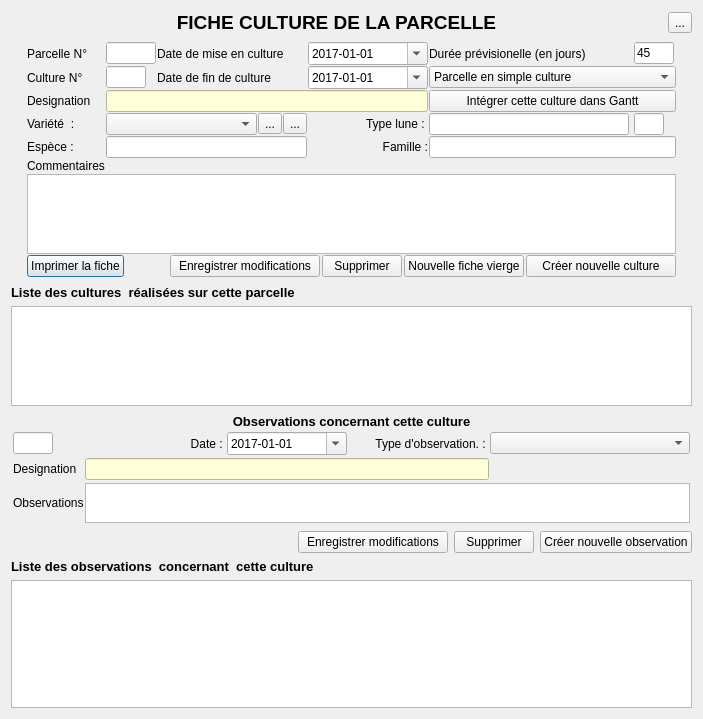
<?xml version="1.0" encoding="UTF-8"?>
<ui version="4.0">
 <class>Cultures</class>
 <widget class="QDialog" name="Cultures">
  <property name="geometry">
   <rect>
    <x>0</x>
    <y>0</y>
    <width>703</width>
    <height>719</height>
   </rect>
  </property>
  <property name="minimumSize">
   <size>
    <width>700</width>
    <height>600</height>
   </size>
  </property>
  <property name="maximumSize">
   <size>
    <width>750</width>
    <height>1000</height>
   </size>
  </property>
  <property name="windowTitle">
   <string>FICHE CULTURE</string>
  </property>
  <property name="windowIcon">
   <iconset resource="../openjardin.qrc">
    <normaloff>:/images/icones/champ.png</normaloff>:/images/icones/champ.png</iconset>
  </property>
  <property name="autoFillBackground">
   <bool>true</bool>
  </property>
  <layout class="QHBoxLayout" name="horizontalLayout_8">
   <item>
    <layout class="QVBoxLayout" name="verticalLayout">
     <item>
      <layout class="QHBoxLayout" name="horizontalLayout_3">
       <item>
        <widget class="QLabel" name="label_9">
         <property name="font">
          <font>
           <pointsize>14</pointsize>
           <weight>75</weight>
           <bold>true</bold>
          </font>
         </property>
         <property name="text">
          <string>FICHE CULTURE DE LA PARCELLE</string>
         </property>
         <property name="alignment">
          <set>Qt::AlignCenter</set>
         </property>
        </widget>
       </item>
       <item>
        <widget class="QToolButton" name="toolButton">
         <property name="text">
          <string>...</string>
         </property>
         <property name="icon">
          <iconset resource="../openjardin.qrc">
           <normaloff>:/images/icones/quitter.png</normaloff>:/images/icones/quitter.png</iconset>
         </property>
         <property name="iconSize">
          <size>
           <width>24</width>
           <height>24</height>
          </size>
         </property>
        </widget>
       </item>
      </layout>
     </item>
     <item>
      <layout class="QVBoxLayout" name="verticalLayout_5">
       <item>
        <widget class="QFrame" name="frame_3">
         <property name="frameShape">
          <enum>QFrame::NoFrame</enum>
         </property>
         <property name="frameShadow">
          <enum>QFrame::Raised</enum>
         </property>
         <property name="lineWidth">
          <number>2</number>
         </property>
         <layout class="QHBoxLayout" name="horizontalLayout_6">
          <property name="spacing">
           <number>2</number>
          </property>
          <property name="leftMargin">
           <number>2</number>
          </property>
          <property name="topMargin">
           <number>2</number>
          </property>
          <property name="rightMargin">
           <number>2</number>
          </property>
          <property name="bottomMargin">
           <number>2</number>
          </property>
          <item>
           <layout class="QGridLayout" name="gridLayout">
            <property name="spacing">
             <number>1</number>
            </property>
            <item row="4" column="3">
             <widget class="QLabel" name="label_7">
              <property name="maximumSize">
               <size>
                <width>120</width>
                <height>30</height>
               </size>
              </property>
              <property name="text">
               <string>Type lune : </string>
              </property>
              <property name="alignment">
               <set>Qt::AlignRight|Qt::AlignTrailing|Qt::AlignVCenter</set>
              </property>
             </widget>
            </item>
            <item row="1" column="2">
             <widget class="QLabel" name="label_3">
              <property name="text">
               <string>Date de fin de culture</string>
              </property>
             </widget>
            </item>
            <item row="1" column="0">
             <widget class="QLabel" name="label_10">
              <property name="text">
               <string>Culture N°</string>
              </property>
             </widget>
            </item>
            <item row="1" column="3">
             <widget class="QDateEdit" name="dateEdit_fin_culture">
              <property name="maximumSize">
               <size>
                <width>120</width>
                <height>16777215</height>
               </size>
              </property>
              <property name="inputMethodHints">
               <set>Qt::ImhFormattedNumbersOnly</set>
              </property>
              <property name="dateTime">
               <datetime>
                <hour>0</hour>
                <minute>0</minute>
                <second>0</second>
                <year>2017</year>
                <month>1</month>
                <day>1</day>
               </datetime>
              </property>
              <property name="displayFormat">
               <string>yyyy-MM-dd</string>
              </property>
              <property name="calendarPopup">
               <bool>true</bool>
              </property>
             </widget>
            </item>
            <item row="4" column="1" colspan="2">
             <layout class="QHBoxLayout" name="horizontalLayout_7">
              <item>
               <layout class="QHBoxLayout" name="horizontalLayout_5">
                <item>
                 <widget class="QComboBox" name="comboBox_plante"/>
                </item>
                <item>
                 <widget class="QToolButton" name="toolButton_FichePlantes">
                  <property name="toolTip">
                   <string>Visualiser la fiche de la variété</string>
                  </property>
                  <property name="text">
                   <string>...</string>
                  </property>
                  <property name="icon">
                   <iconset resource="../openjardin.qrc">
                    <normaloff>:/images/variete.png</normaloff>:/images/variete.png</iconset>
                  </property>
                  <property name="iconSize">
                   <size>
                    <width>20</width>
                    <height>20</height>
                   </size>
                  </property>
                 </widget>
                </item>
               </layout>
              </item>
              <item>
               <widget class="QToolButton" name="toolButton_NouvellePlante">
                <property name="toolTip">
                 <string>Ajouter une nouvelle variété</string>
                </property>
                <property name="text">
                 <string>...</string>
                </property>
                <property name="icon">
                 <iconset resource="../openjardin.qrc">
                  <normaloff>:/images/add_48.png</normaloff>:/images/add_48.png</iconset>
                </property>
                <property name="iconSize">
                 <size>
                  <width>20</width>
                  <height>20</height>
                 </size>
                </property>
               </widget>
              </item>
             </layout>
            </item>
            <item row="10" column="0" colspan="6">
             <widget class="QPlainTextEdit" name="plainTextEdit_commentaires">
              <property name="minimumSize">
               <size>
                <width>0</width>
                <height>80</height>
               </size>
              </property>
              <property name="maximumSize">
               <size>
                <width>16777215</width>
                <height>100</height>
               </size>
              </property>
             </widget>
            </item>
            <item row="11" column="0" colspan="6">
             <layout class="QHBoxLayout" name="horizontalLayout">
              <property name="spacing">
               <number>2</number>
              </property>
              <item>
               <widget class="QPushButton" name="pushButton_print_fiche">
                <property name="text">
                 <string>Imprimer la fiche</string>
                </property>
               </widget>
              </item>
              <item>
               <spacer name="horizontalSpacer">
                <property name="orientation">
                 <enum>Qt::Horizontal</enum>
                </property>
                <property name="sizeHint" stdset="0">
                 <size>
                  <width>40</width>
                  <height>20</height>
                 </size>
                </property>
               </spacer>
              </item>
              <item>
               <widget class="QPushButton" name="pushButton_modifier">
                <property name="minimumSize">
                 <size>
                  <width>150</width>
                  <height>0</height>
                 </size>
                </property>
                <property name="maximumSize">
                 <size>
                  <width>200</width>
                  <height>16777215</height>
                 </size>
                </property>
                <property name="text">
                 <string>Enregistrer modifications</string>
                </property>
               </widget>
              </item>
              <item>
               <widget class="QPushButton" name="pushButton_supprimer_culture">
                <property name="text">
                 <string>Supprimer</string>
                </property>
               </widget>
              </item>
              <item>
               <widget class="QPushButton" name="pushButton_nouvelleOperation">
                <property name="text">
                 <string>Nouvelle fiche vierge</string>
                </property>
               </widget>
              </item>
              <item>
               <widget class="QPushButton" name="pushButton_validerData">
                <property name="minimumSize">
                 <size>
                  <width>150</width>
                  <height>0</height>
                 </size>
                </property>
                <property name="maximumSize">
                 <size>
                  <width>200</width>
                  <height>16777215</height>
                 </size>
                </property>
                <property name="text">
                 <string>Créer nouvelle culture</string>
                </property>
               </widget>
              </item>
             </layout>
            </item>
            <item row="7" column="4" colspan="2">
             <widget class="QLineEdit" name="lineEdit_Fiche_culture_famille">
              <property name="readOnly">
               <bool>true</bool>
              </property>
             </widget>
            </item>
            <item row="0" column="5">
             <widget class="QLineEdit" name="lineEdit_duree">
              <property name="maximumSize">
               <size>
                <width>40</width>
                <height>16777215</height>
               </size>
              </property>
              <property name="text">
               <string>45</string>
              </property>
             </widget>
            </item>
            <item row="2" column="1" colspan="3">
             <widget class="QLineEdit" name="lineEditDesignation">
              <property name="styleSheet">
               <string notr="true">background-color: rgb(255, 255, 217);</string>
              </property>
             </widget>
            </item>
            <item row="7" column="1" colspan="2">
             <widget class="QLineEdit" name="lineEdit_Fiche_culture_espece">
              <property name="readOnly">
               <bool>true</bool>
              </property>
             </widget>
            </item>
            <item row="0" column="2">
             <widget class="QLabel" name="label_4">
              <property name="maximumSize">
               <size>
                <width>150</width>
                <height>16777215</height>
               </size>
              </property>
              <property name="text">
               <string>Date de mise en culture </string>
              </property>
             </widget>
            </item>
            <item row="1" column="1">
             <widget class="QLineEdit" name="lineEdit_id_cultures">
              <property name="maximumSize">
               <size>
                <width>40</width>
                <height>16777215</height>
               </size>
              </property>
              <property name="readOnly">
               <bool>true</bool>
              </property>
             </widget>
            </item>
            <item row="4" column="5">
             <widget class="QLineEdit" name="lineEditTypeLune">
              <property name="maximumSize">
               <size>
                <width>30</width>
                <height>16777215</height>
               </size>
              </property>
              <property name="acceptDrops">
               <bool>false</bool>
              </property>
              <property name="readOnly">
               <bool>true</bool>
              </property>
             </widget>
            </item>
            <item row="4" column="4">
             <widget class="QLineEdit" name="lineEditDesign_Lune">
              <property name="maximumSize">
               <size>
                <width>200</width>
                <height>16777215</height>
               </size>
              </property>
              <property name="readOnly">
               <bool>true</bool>
              </property>
             </widget>
            </item>
            <item row="9" column="0">
             <widget class="QLabel" name="label_16">
              <property name="maximumSize">
               <size>
                <width>16777215</width>
                <height>20</height>
               </size>
              </property>
              <property name="text">
               <string>Commentaires</string>
              </property>
             </widget>
            </item>
            <item row="2" column="0">
             <widget class="QLabel" name="label_2">
              <property name="text">
               <string>Designation</string>
              </property>
             </widget>
            </item>
            <item row="0" column="1">
             <widget class="QLineEdit" name="lineEditIdParcelle">
              <property name="maximumSize">
               <size>
                <width>50</width>
                <height>16777215</height>
               </size>
              </property>
              <property name="dragEnabled">
               <bool>false</bool>
              </property>
              <property name="readOnly">
               <bool>true</bool>
              </property>
             </widget>
            </item>
            <item row="0" column="4">
             <widget class="QLabel" name="label_17">
              <property name="maximumSize">
               <size>
                <width>180</width>
                <height>16777215</height>
               </size>
              </property>
              <property name="text">
               <string>Durée prévisionelle (en jours)</string>
              </property>
             </widget>
            </item>
            <item row="7" column="0">
             <widget class="QLabel" name="label_18">
              <property name="text">
               <string>Espèce :</string>
              </property>
             </widget>
            </item>
            <item row="0" column="0">
             <widget class="QLabel" name="label">
              <property name="maximumSize">
               <size>
                <width>70</width>
                <height>16777215</height>
               </size>
              </property>
              <property name="text">
               <string>Parcelle N°</string>
              </property>
             </widget>
            </item>
            <item row="7" column="3">
             <widget class="QLabel" name="label_19">
              <property name="text">
               <string>Famille :</string>
              </property>
              <property name="alignment">
               <set>Qt::AlignRight|Qt::AlignTrailing|Qt::AlignVCenter</set>
              </property>
             </widget>
            </item>
            <item row="1" column="4" colspan="2">
             <widget class="QComboBox" name="comboBox_etat_culture">
              <item>
               <property name="text">
                <string>Parcelle en simple culture </string>
               </property>
              </item>
              <item>
               <property name="text">
                <string>Parcelle en double culture (ligne haute)</string>
               </property>
              </item>
              <item>
               <property name="text">
                <string>Parcelle en double culture (ligne basse)</string>
               </property>
              </item>
              <item>
               <property name="text">
                <string>Parcelle en attente</string>
               </property>
              </item>
             </widget>
            </item>
            <item row="4" column="0">
             <widget class="QLabel" name="label_6">
              <property name="maximumSize">
               <size>
                <width>50</width>
                <height>30</height>
               </size>
              </property>
              <property name="cursor">
               <cursorShape>CrossCursor</cursorShape>
              </property>
              <property name="lineWidth">
               <number>9</number>
              </property>
              <property name="text">
               <string>Variété  : </string>
              </property>
             </widget>
            </item>
            <item row="0" column="3">
             <widget class="QDateEdit" name="dateEdit">
              <property name="maximumSize">
               <size>
                <width>120</width>
                <height>16777215</height>
               </size>
              </property>
              <property name="inputMethodHints">
               <set>Qt::ImhFormattedNumbersOnly</set>
              </property>
              <property name="dateTime">
               <datetime>
                <hour>0</hour>
                <minute>0</minute>
                <second>0</second>
                <year>2017</year>
                <month>1</month>
                <day>1</day>
               </datetime>
              </property>
              <property name="displayFormat">
               <string>yyyy-MM-dd</string>
              </property>
              <property name="calendarPopup">
               <bool>true</bool>
              </property>
             </widget>
            </item>
            <item row="2" column="4" colspan="2">
             <widget class="QPushButton" name="pushButton_Gantt">
              <property name="text">
               <string>Intégrer cette culture dans Gantt</string>
              </property>
             </widget>
            </item>
           </layout>
          </item>
         </layout>
        </widget>
       </item>
       <item>
        <layout class="QVBoxLayout" name="verticalLayout_3">
         <item>
          <widget class="QLabel" name="label_8">
           <property name="maximumSize">
            <size>
             <width>16777215</width>
             <height>30</height>
            </size>
           </property>
           <property name="font">
            <font>
             <pointsize>10</pointsize>
             <weight>75</weight>
             <bold>true</bold>
            </font>
           </property>
           <property name="text">
            <string>Liste des cultures  réalisées sur cette parcelle</string>
           </property>
          </widget>
         </item>
         <item>
          <widget class="QTableView" name="tableViewCultures">
           <property name="minimumSize">
            <size>
             <width>0</width>
             <height>100</height>
            </size>
           </property>
           <property name="maximumSize">
            <size>
             <width>16777215</width>
             <height>150</height>
            </size>
           </property>
           <attribute name="verticalHeaderVisible">
            <bool>false</bool>
           </attribute>
          </widget>
         </item>
        </layout>
       </item>
       <item>
        <layout class="QVBoxLayout" name="verticalLayout_2">
         <item>
          <widget class="QFrame" name="frame_2">
           <property name="frameShape">
            <enum>QFrame::NoFrame</enum>
           </property>
           <property name="frameShadow">
            <enum>QFrame::Raised</enum>
           </property>
           <property name="lineWidth">
            <number>2</number>
           </property>
           <layout class="QHBoxLayout" name="horizontalLayout_4">
            <property name="spacing">
             <number>2</number>
            </property>
            <property name="leftMargin">
             <number>2</number>
            </property>
            <property name="topMargin">
             <number>2</number>
            </property>
            <property name="rightMargin">
             <number>2</number>
            </property>
            <property name="bottomMargin">
             <number>2</number>
            </property>
            <item>
             <layout class="QGridLayout" name="gridLayout_3">
              <property name="horizontalSpacing">
               <number>1</number>
              </property>
              <property name="verticalSpacing">
               <number>3</number>
              </property>
              <item row="0" column="0" colspan="5">
               <widget class="QLabel" name="label_20">
                <property name="maximumSize">
                 <size>
                  <width>16777215</width>
                  <height>20</height>
                 </size>
                </property>
                <property name="font">
                 <font>
                  <pointsize>10</pointsize>
                  <weight>75</weight>
                  <bold>true</bold>
                 </font>
                </property>
                <property name="text">
                 <string>Observations concernant cette culture</string>
                </property>
                <property name="alignment">
                 <set>Qt::AlignCenter</set>
                </property>
               </widget>
              </item>
              <item row="3" column="1" colspan="4">
               <widget class="QPlainTextEdit" name="plainTextEdit_observations_taches">
                <property name="minimumSize">
                 <size>
                  <width>0</width>
                  <height>40</height>
                 </size>
                </property>
                <property name="maximumSize">
                 <size>
                  <width>16777215</width>
                  <height>50</height>
                 </size>
                </property>
               </widget>
              </item>
              <item row="3" column="0">
               <widget class="QLabel" name="label_22">
                <property name="maximumSize">
                 <size>
                  <width>16777215</width>
                  <height>20</height>
                 </size>
                </property>
                <property name="text">
                 <string>Observations</string>
                </property>
               </widget>
              </item>
              <item row="2" column="1" colspan="3">
               <widget class="QLineEdit" name="lineEdit_designation_tache">
                <property name="styleSheet">
                 <string notr="true">background-color: rgb(255, 255, 217);</string>
                </property>
               </widget>
              </item>
              <item row="1" column="4">
               <widget class="QComboBox" name="comboBox_type_tache">
                <property name="minimumSize">
                 <size>
                  <width>200</width>
                  <height>0</height>
                 </size>
                </property>
               </widget>
              </item>
              <item row="1" column="1">
               <widget class="QLabel" name="label_21">
                <property name="layoutDirection">
                 <enum>Qt::RightToLeft</enum>
                </property>
                <property name="text">
                 <string>Date : </string>
                </property>
                <property name="alignment">
                 <set>Qt::AlignRight|Qt::AlignTrailing|Qt::AlignVCenter</set>
                </property>
               </widget>
              </item>
              <item row="1" column="3">
               <widget class="QLabel" name="label_15">
                <property name="layoutDirection">
                 <enum>Qt::LeftToRight</enum>
                </property>
                <property name="text">
                 <string>Type d'observation. : </string>
                </property>
                <property name="alignment">
                 <set>Qt::AlignRight|Qt::AlignTrailing|Qt::AlignVCenter</set>
                </property>
               </widget>
              </item>
              <item row="1" column="2">
               <widget class="QDateEdit" name="dateEdit_tache">
                <property name="maximumSize">
                 <size>
                  <width>120</width>
                  <height>16777215</height>
                 </size>
                </property>
                <property name="inputMethodHints">
                 <set>Qt::ImhFormattedNumbersOnly</set>
                </property>
                <property name="dateTime">
                 <datetime>
                  <hour>0</hour>
                  <minute>0</minute>
                  <second>0</second>
                  <year>2017</year>
                  <month>1</month>
                  <day>1</day>
                 </datetime>
                </property>
                <property name="displayFormat">
                 <string>yyyy-MM-dd</string>
                </property>
                <property name="calendarPopup">
                 <bool>true</bool>
                </property>
               </widget>
              </item>
              <item row="2" column="0">
               <widget class="QLabel" name="label_5">
                <property name="text">
                 <string>Designation</string>
                </property>
               </widget>
              </item>
              <item row="1" column="0">
               <widget class="QLineEdit" name="lineEdit_id_tache">
                <property name="minimumSize">
                 <size>
                  <width>30</width>
                  <height>0</height>
                 </size>
                </property>
                <property name="maximumSize">
                 <size>
                  <width>40</width>
                  <height>16777215</height>
                 </size>
                </property>
                <property name="readOnly">
                 <bool>true</bool>
                </property>
               </widget>
              </item>
             </layout>
            </item>
           </layout>
          </widget>
         </item>
         <item>
          <layout class="QHBoxLayout" name="horizontalLayout_2">
           <item>
            <spacer name="horizontalSpacer_2">
             <property name="orientation">
              <enum>Qt::Horizontal</enum>
             </property>
             <property name="sizeHint" stdset="0">
              <size>
               <width>40</width>
               <height>20</height>
              </size>
             </property>
            </spacer>
           </item>
           <item>
            <widget class="QPushButton" name="pushButton_modifier_tache">
             <property name="minimumSize">
              <size>
               <width>150</width>
               <height>0</height>
              </size>
             </property>
             <property name="maximumSize">
              <size>
               <width>200</width>
               <height>16777215</height>
              </size>
             </property>
             <property name="text">
              <string>Enregistrer modifications</string>
             </property>
            </widget>
           </item>
           <item>
            <widget class="QPushButton" name="pushButton_supprimer_tache">
             <property name="text">
              <string>Supprimer</string>
             </property>
            </widget>
           </item>
           <item>
            <widget class="QPushButton" name="pushButton_creer_tache">
             <property name="minimumSize">
              <size>
               <width>150</width>
               <height>0</height>
              </size>
             </property>
             <property name="maximumSize">
              <size>
               <width>200</width>
               <height>16777215</height>
              </size>
             </property>
             <property name="text">
              <string>Créer nouvelle observation</string>
             </property>
            </widget>
           </item>
          </layout>
         </item>
        </layout>
       </item>
       <item>
        <layout class="QVBoxLayout" name="verticalLayout_4">
         <property name="sizeConstraint">
          <enum>QLayout::SetDefaultConstraint</enum>
         </property>
         <item>
          <widget class="QLabel" name="label_14">
           <property name="maximumSize">
            <size>
             <width>16777215</width>
             <height>30</height>
            </size>
           </property>
           <property name="font">
            <font>
             <pointsize>10</pointsize>
             <weight>75</weight>
             <bold>true</bold>
            </font>
           </property>
           <property name="text">
            <string>Liste des observations  concernant  cette culture</string>
           </property>
          </widget>
         </item>
         <item>
          <widget class="QTableView" name="tableView_taches">
           <property name="minimumSize">
            <size>
             <width>0</width>
             <height>70</height>
            </size>
           </property>
           <property name="maximumSize">
            <size>
             <width>16777215</width>
             <height>200</height>
            </size>
           </property>
           <attribute name="verticalHeaderVisible">
            <bool>false</bool>
           </attribute>
          </widget>
         </item>
        </layout>
       </item>
      </layout>
     </item>
    </layout>
   </item>
  </layout>
 </widget>
 <resources>
  <include location="../openjardin.qrc"/>
 </resources>
 <connections/>
</ui>
